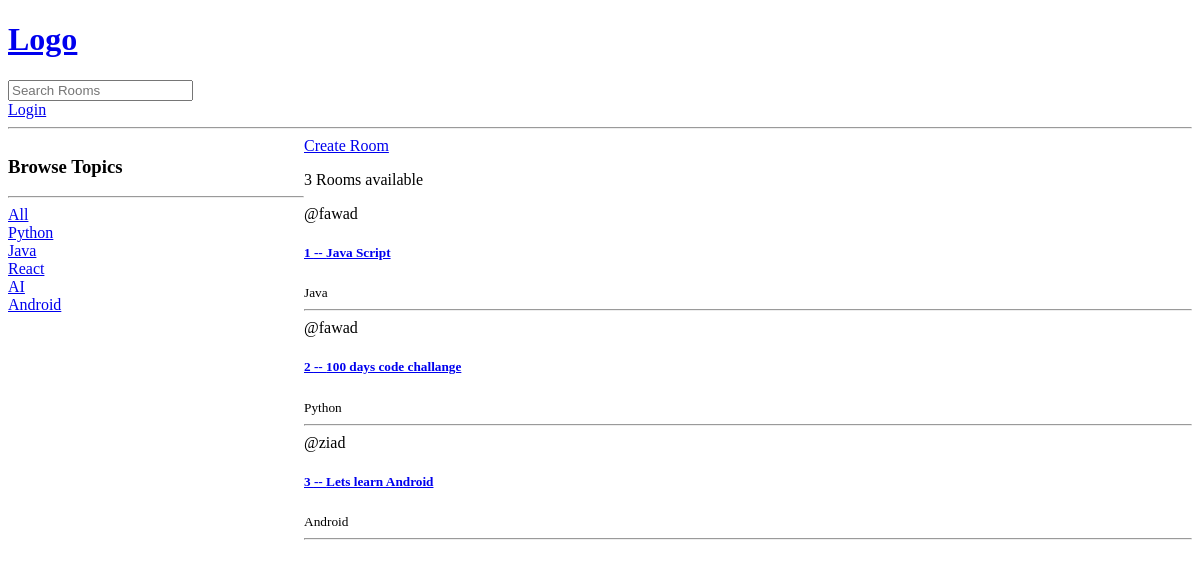
The app's page /, older data.
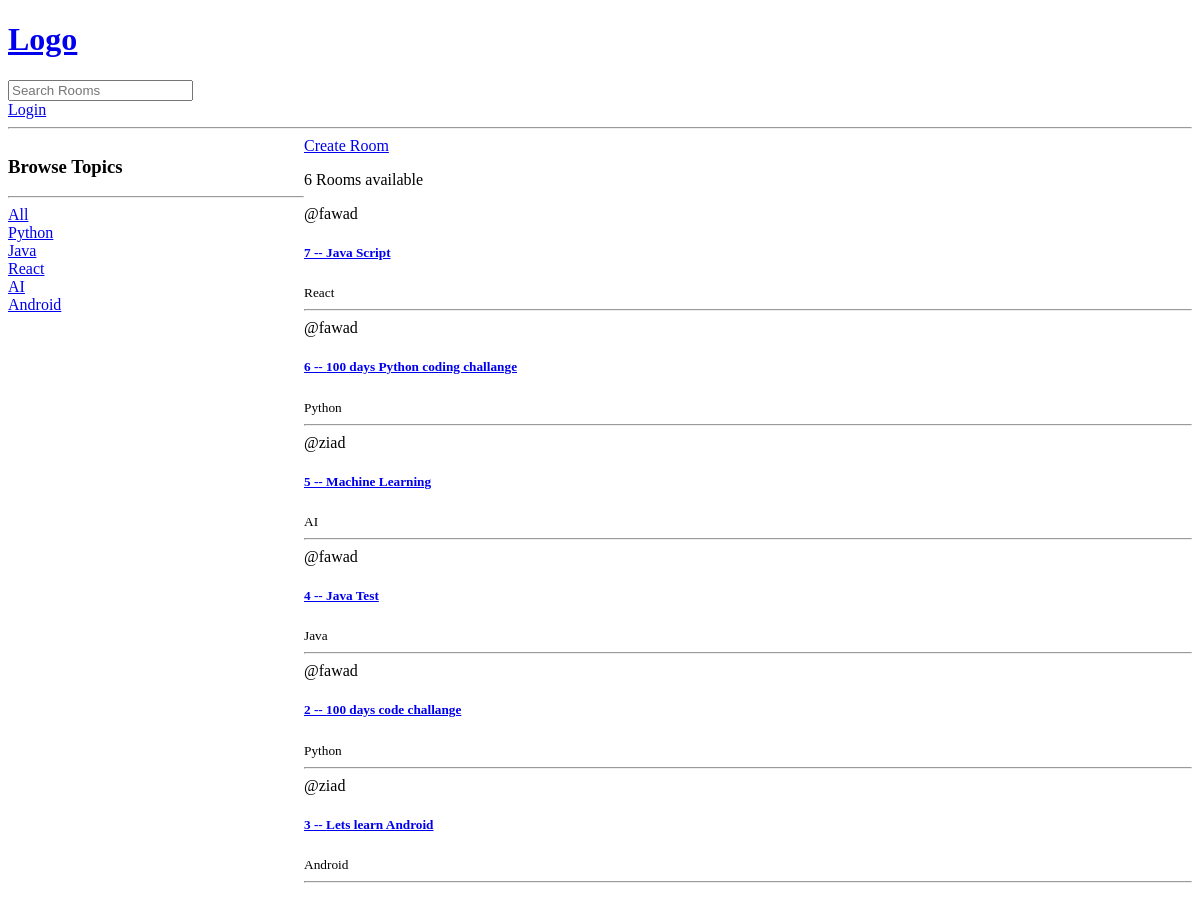
The same page, newer data.
### base/models.py (models this page shows, shortened)
class Topic(models.Model):
    name = models.CharField(max_length=250)
    def __str__(self):
        return self.name

class Room(models.Model):
    host = models.ForeignKey(User, on_delete=models.SET_NULL, null=True)
    topic = models.ForeignKey(Topic, on_delete=models.SET_NULL, null=True)
    name = models.CharField(max_length=200)
    description = models.TextField(null=True, blank=True)
    participants = models.ManyToManyField(User, related_name='participants', blank=True)
    updated = models.DateTimeField(auto_now=True)
    created = models.DateTimeField(auto_now_add=True)
    class Meta:
        ordering = ['-updated','-created']

### base/views.py (the view)
# urls.py: path('', views.home, name="home"),
def home(request):
    q = request.GET.get('q') if request.GET.get('q') != None else ''
    rooms = Room.objects.filter(Q(topic__name__icontains=q) | Q(name__icontains=q) | Q(description__icontains=q))
    topics = Topic.objects.all()
    room_count = rooms.count()
    context = {'rooms': rooms, 'topics':topics, 'room_count': room_count}
    return render(request, 'base/home.html', context)

### base/templates/base/home.html (shortened to what this page needs)
{% extends 'main.html' %} {% block content %}
<div class="home-container">
  <div class="">
    <h3>Browse Topics</h3>
    <hr />
    <a href="{% url 'home' %}">All</a>
    {% for topic in topics %}
    <div>
      <a href="{% url 'home' %}?q={{topic}}">{{topic}}</a>
    </div>
    {% endfor %}
  </div>
  <div>
    <a href="{% url 'create-room' %}">Create Room</a>
    <div>
      <p>{{room_count}} Rooms available</p>
      {% for room in rooms %}
      <span>@{{room.host.username}}</span>
      <a href="{% url 'room' room.id %}"
        ><h5>{{room.id}} -- {{room.name}}</h5></a
      >
      <small>{{room.topic.name}}</small>
      <hr />
      {% endfor %}
    </div>
  </div>
</div>
{% endblock %}

### templates/main.html (shortened to what this page needs)
<!DOCTYPE html>
<html>
    <head>
    </head>
    <body>
        {% include 'navbar.html' %}
        {% block content %}
        {% endblock %}
    </body>
</html>

### templates/navbar.html
<h1><a href="{% url 'home' %}">Logo</a></h1>
<form method="get" action="{% url 'home' %}">
    <input type="text" name="q" placeholder="Search Rooms" />
</form>
{% if request.user.is_authenticated %}
<p>Hello {{request.user}}</p>
<a href="{% url 'logout' %}">Logout</a>
{% else %}
<a href="{% url 'login' %}">Login</a>
{% endif %}
<hr/>

### base/templates/base/home.html (style rules this page uses)
.home-container { display: grid; grid-template-columns: 1fr 3fr; }

Row changes from the older to the newer data that the page shows:
removed Room: host.username "fawad", id "1", name "Java Script", topic.name "Java"
added Room: host.username "fawad", id "7", name "Java Script", topic.name "React"
added Room: host.username "fawad", id "6", name "100 days Python coding challange", topic.name "Python"
added Room: host.username "ziad", id "5", name "Machine Learning", topic.name "AI"
added Room: host.username "fawad", id "4", name "Java Test", topic.name "Java"
Text that changed along with them:
{{ room_count }}: "3" → "6"
